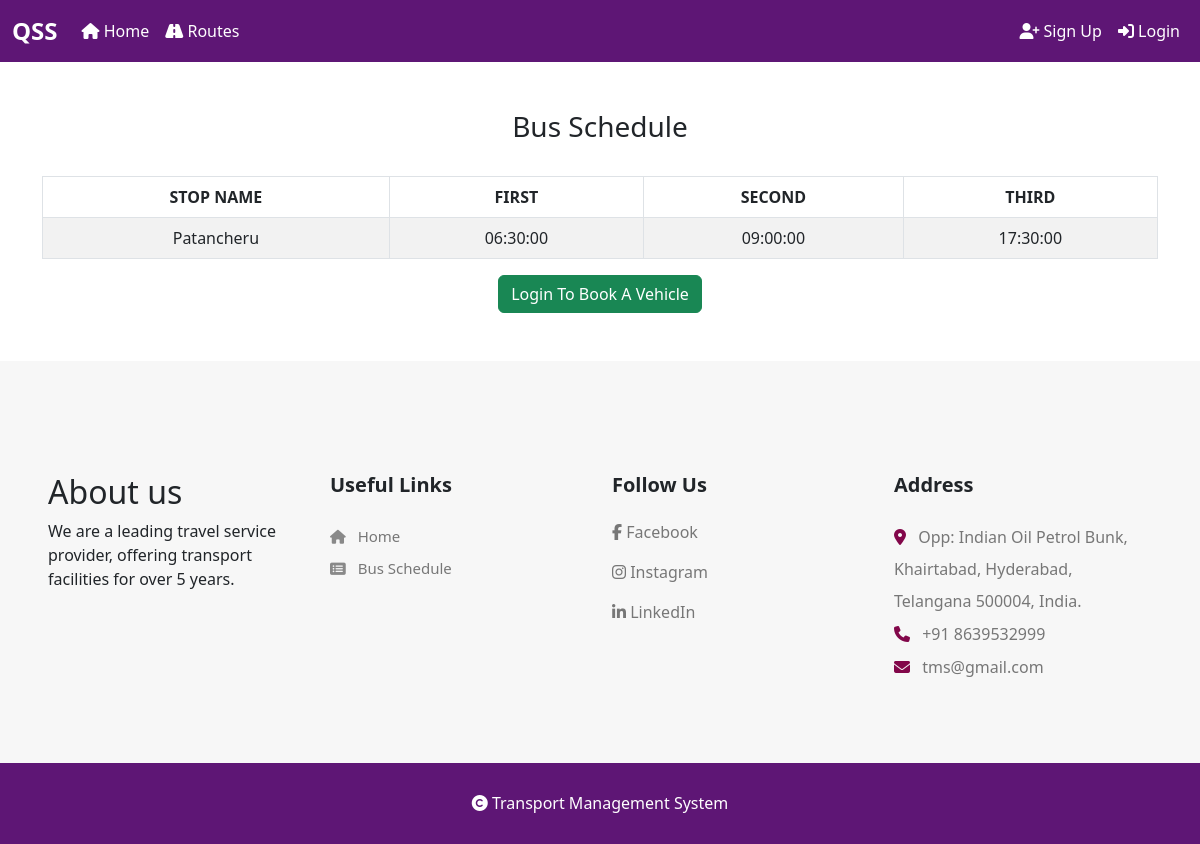
The page /views/user/schedule.php?route_id=1 on the database its author committed.
### tables this page shows
CREATE TABLE schedule (
    schedule_id INT AUTO_INCREMENT PRIMARY KEY,
    route_id INT NOT NULL,
    stop_name VARCHAR(100) NOT NULL,
    first_bus TIME NOT NULL,
    second_bus TIME NOT NULL,
    third_bus TIME NOT NULL,
    created_at TIMESTAMP DEFAULT CURRENT_TIMESTAMP,
    
    CONSTRAINT fk_schedule_route
        FOREIGN KEY (route_id)
        REFERENCES route(route_id)
        ON DELETE CASCADE
);

### views/user/schedule.php (the view, shortened to what this page needs)
<?php
require_once __DIR__ . '/../../config/db.php';
$route_id = (int)($_GET['route_id'] ?? $_POST['route_id'] ?? 0);
$stmt = mysqli_prepare($connection, "SELECT * FROM `schedule` WHERE `route_id` = ? ORDER BY `first_bus`");
mysqli_stmt_bind_param($stmt, 'i', $route_id);
mysqli_stmt_execute($stmt);
$result = mysqli_stmt_get_result($stmt);
?>
<!DOCTYPE html>
<html lang="en">
<head><?php include __DIR__ . '/../layout/head.php'; ?>
</head>
<body>
<?php include __DIR__ . '/../layout/navbar.php'; ?>
<h3 class="mt-5 text-center">Bus Schedule</h3><br>
<div class="container">
  <div class="col-md-12">
    <table id="myTable" class="table table-bordered table-striped table-hover">
      <thead>
        <tr><th>STOP NAME</th><th>FIRST</th><th>SECOND</th><th>THIRD</th></tr>
      </thead>
      <tbody>
        <?php while ($row = mysqli_fetch_assoc($result)): ?>
        <tr>
          <td><?= htmlspecialchars($row['stop_name']) ?></td>
          <td><?= htmlspecialchars($row['first_bus']) ?></td>
          <td><?= htmlspecialchars($row['second_bus']) ?></td>
          <td><?= htmlspecialchars($row['third_bus']) ?></td>
        </tr>
        <?php endwhile; ?>
      </tbody>
    </table>
  </div>
  <div class="text-center mb-5">
    <?php if (isset($_SESSION['username'])): ?>
      <a class="btn btn-success" href="/views/user/booking.php">Book a Vehicle</a>
    <?php else: ?>
      <a class="btn btn-success" href="/views/user/login.php">Login To Book A Vehicle</a>
    <?php endif; ?>
  </div>
</div>
<?php include __DIR__ . '/../layout/footer.php'; ?>
</body>
</html>

### public/assets/css/footer.css (style rules this page uses)
* { -webkit-box-sizing:border-box; -moz-box-sizing:border-box; -o-box-sizing:border-box; -ms-box-sizing:border-box; box-sizing:border-box; }
body { background: #fff; max-width:1920px; margin:0 auto; overflow-x:hidden; }
a { text-decoration:none; }

### views/user/schedule.php (style rules this page uses)
#myTable td,th { text-align:center; vertical-align:middle; }

### rows shown on the page
schedule: stop_name "Patancheru", first_bus "06:30:00", second_bus "09:00:00", third_bus "17:30:00"
